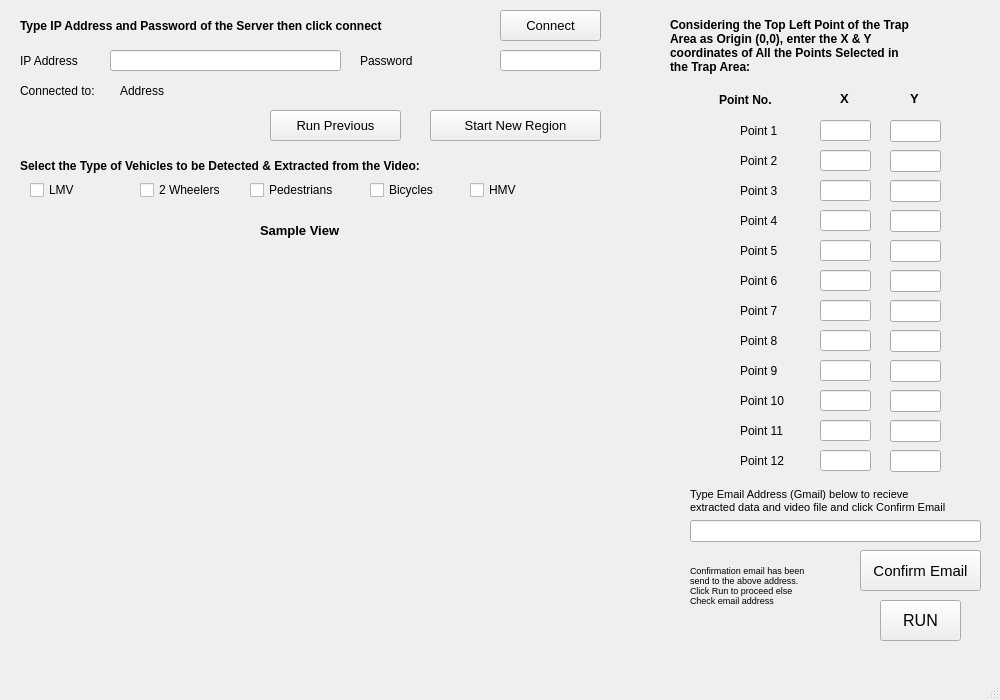
<?xml version="1.0" encoding="UTF-8"?>
<ui version="4.0">
 <class>MainWindow</class>
 <widget class="QMainWindow" name="MainWindow">
  <property name="geometry">
   <rect>
    <x>0</x>
    <y>0</y>
    <width>1000</width>
    <height>700</height>
   </rect>
  </property>
  <property name="minimumSize">
   <size>
    <width>1000</width>
    <height>700</height>
   </size>
  </property>
  <property name="maximumSize">
   <size>
    <width>1000</width>
    <height>700</height>
   </size>
  </property>
  <property name="sizeIncrement">
   <size>
    <width>4</width>
    <height>4</height>
   </size>
  </property>
  <property name="baseSize">
   <size>
    <width>4</width>
    <height>4</height>
   </size>
  </property>
  <property name="windowTitle">
   <string>MainWindow</string>
  </property>
  <widget class="QWidget" name="centralwidget">
   <widget class="QLineEdit" name="Y3">
    <property name="geometry">
     <rect>
      <x>890</x>
      <y>180</y>
      <width>51</width>
      <height>22</height>
     </rect>
    </property>
   </widget>
   <widget class="QLabel" name="label_2">
    <property name="geometry">
     <rect>
      <x>260</x>
      <y>220</y>
      <width>121</width>
      <height>20</height>
     </rect>
    </property>
    <property name="font">
     <font>
      <pointsize>10</pointsize>
      <weight>75</weight>
      <bold>true</bold>
     </font>
    </property>
    <property name="text">
     <string>Sample View </string>
    </property>
   </widget>
   <widget class="QLabel" name="label_10">
    <property name="geometry">
     <rect>
      <x>690</x>
      <y>480</y>
      <width>301</width>
      <height>41</height>
     </rect>
    </property>
    <property name="font">
     <font>
      <pointsize>8</pointsize>
     </font>
    </property>
    <property name="text">
     <string>Type Email Address (Gmail) below to recieve 
extracted data and video file and click Confirm Email</string>
    </property>
   </widget>
   <widget class="QLabel" name="p_2">
    <property name="geometry">
     <rect>
      <x>740</x>
      <y>150</y>
      <width>51</width>
      <height>21</height>
     </rect>
    </property>
    <property name="font">
     <font>
      <pointsize>9</pointsize>
     </font>
    </property>
    <property name="text">
     <string>Point 2</string>
    </property>
   </widget>
   <widget class="QLineEdit" name="Y10">
    <property name="geometry">
     <rect>
      <x>890</x>
      <y>390</y>
      <width>51</width>
      <height>22</height>
     </rect>
    </property>
   </widget>
   <widget class="QPushButton" name="DoneButton">
    <property name="geometry">
     <rect>
      <x>880</x>
      <y>600</y>
      <width>81</width>
      <height>41</height>
     </rect>
    </property>
    <property name="font">
     <font>
      <pointsize>12</pointsize>
     </font>
    </property>
    <property name="text">
     <string>RUN</string>
    </property>
   </widget>
   <widget class="QLineEdit" name="Y11">
    <property name="geometry">
     <rect>
      <x>890</x>
      <y>420</y>
      <width>51</width>
      <height>22</height>
     </rect>
    </property>
   </widget>
   <widget class="QLabel" name="label_18">
    <property name="geometry">
     <rect>
      <x>20</x>
      <y>150</y>
      <width>541</width>
      <height>31</height>
     </rect>
    </property>
    <property name="font">
     <font>
      <pointsize>9</pointsize>
      <weight>75</weight>
      <bold>true</bold>
     </font>
    </property>
    <property name="text">
     <string>Select the Type of Vehicles to be Detected &amp; Extracted from the Video:</string>
    </property>
   </widget>
   <widget class="QLabel" name="label_8">
    <property name="geometry">
     <rect>
      <x>719</x>
      <y>90</y>
      <width>71</width>
      <height>20</height>
     </rect>
    </property>
    <property name="font">
     <font>
      <pointsize>9</pointsize>
      <weight>75</weight>
      <bold>true</bold>
     </font>
    </property>
    <property name="text">
     <string>Point No.</string>
    </property>
   </widget>
   <widget class="QLineEdit" name="Y12">
    <property name="geometry">
     <rect>
      <x>890</x>
      <y>450</y>
      <width>51</width>
      <height>22</height>
     </rect>
    </property>
   </widget>
   <widget class="QLabel" name="pathlabel">
    <property name="geometry">
     <rect>
      <x>20</x>
      <y>10</y>
      <width>461</width>
      <height>31</height>
     </rect>
    </property>
    <property name="font">
     <font>
      <pointsize>9</pointsize>
      <weight>75</weight>
      <bold>true</bold>
     </font>
    </property>
    <property name="text">
     <string>Type IP Address and Password of the Server then click connect</string>
    </property>
   </widget>
   <widget class="QLineEdit" name="X1">
    <property name="geometry">
     <rect>
      <x>820</x>
      <y>120</y>
      <width>51</width>
      <height>21</height>
     </rect>
    </property>
   </widget>
   <widget class="QLabel" name="p_5">
    <property name="geometry">
     <rect>
      <x>740</x>
      <y>300</y>
      <width>51</width>
      <height>21</height>
     </rect>
    </property>
    <property name="font">
     <font>
      <pointsize>9</pointsize>
     </font>
    </property>
    <property name="text">
     <string>Point 7</string>
    </property>
   </widget>
   <widget class="QLineEdit" name="Y1">
    <property name="geometry">
     <rect>
      <x>890</x>
      <y>120</y>
      <width>51</width>
      <height>22</height>
     </rect>
    </property>
   </widget>
   <widget class="QLineEdit" name="X7">
    <property name="geometry">
     <rect>
      <x>820</x>
      <y>300</y>
      <width>51</width>
      <height>21</height>
     </rect>
    </property>
   </widget>
   <widget class="QLabel" name="p_12">
    <property name="geometry">
     <rect>
      <x>740</x>
      <y>390</y>
      <width>51</width>
      <height>21</height>
     </rect>
    </property>
    <property name="font">
     <font>
      <pointsize>9</pointsize>
     </font>
    </property>
    <property name="text">
     <string>Point 10</string>
    </property>
   </widget>
   <widget class="QLineEdit" name="Y4">
    <property name="geometry">
     <rect>
      <x>890</x>
      <y>210</y>
      <width>51</width>
      <height>22</height>
     </rect>
    </property>
   </widget>
   <widget class="QLineEdit" name="Y5">
    <property name="geometry">
     <rect>
      <x>890</x>
      <y>240</y>
      <width>51</width>
      <height>22</height>
     </rect>
    </property>
   </widget>
   <widget class="QLabel" name="label_9">
    <property name="geometry">
     <rect>
      <x>910</x>
      <y>90</y>
      <width>16</width>
      <height>16</height>
     </rect>
    </property>
    <property name="font">
     <font>
      <pointsize>10</pointsize>
      <weight>75</weight>
      <bold>true</bold>
     </font>
    </property>
    <property name="text">
     <string>Y</string>
    </property>
   </widget>
   <widget class="QLabel" name="label">
    <property name="geometry">
     <rect>
      <x>20</x>
      <y>250</y>
      <width>651</width>
      <height>391</height>
     </rect>
    </property>
    <property name="cursor">
     <cursorShape>CrossCursor</cursorShape>
    </property>
    <property name="mouseTracking">
     <bool>false</bool>
    </property>
    <property name="text">
     <string/>
    </property>
    <property name="pixmap">
     <pixmap>../../../testing_video/scale_2.jpeg</pixmap>
    </property>
    <property name="scaledContents">
     <bool>true</bool>
    </property>
   </widget>
   <widget class="QPushButton" name="Browse_but">
    <property name="geometry">
     <rect>
      <x>500</x>
      <y>10</y>
      <width>101</width>
      <height>31</height>
     </rect>
    </property>
    <property name="font">
     <font>
      <pointsize>10</pointsize>
     </font>
    </property>
    <property name="text">
     <string>Connect</string>
    </property>
   </widget>
   <widget class="QLineEdit" name="X10">
    <property name="geometry">
     <rect>
      <x>820</x>
      <y>390</y>
      <width>51</width>
      <height>21</height>
     </rect>
    </property>
   </widget>
   <widget class="QLabel" name="p_1">
    <property name="geometry">
     <rect>
      <x>740</x>
      <y>120</y>
      <width>51</width>
      <height>21</height>
     </rect>
    </property>
    <property name="font">
     <font>
      <pointsize>9</pointsize>
     </font>
    </property>
    <property name="text">
     <string>Point 1</string>
    </property>
   </widget>
   <widget class="QLineEdit" name="X6">
    <property name="geometry">
     <rect>
      <x>820</x>
      <y>270</y>
      <width>51</width>
      <height>21</height>
     </rect>
    </property>
   </widget>
   <widget class="QLabel" name="p_3">
    <property name="geometry">
     <rect>
      <x>740</x>
      <y>180</y>
      <width>51</width>
      <height>21</height>
     </rect>
    </property>
    <property name="font">
     <font>
      <pointsize>9</pointsize>
     </font>
    </property>
    <property name="text">
     <string>Point 3</string>
    </property>
   </widget>
   <widget class="QLineEdit" name="X9">
    <property name="geometry">
     <rect>
      <x>820</x>
      <y>360</y>
      <width>51</width>
      <height>21</height>
     </rect>
    </property>
   </widget>
   <widget class="QLabel" name="p_9">
    <property name="geometry">
     <rect>
      <x>740</x>
      <y>420</y>
      <width>51</width>
      <height>21</height>
     </rect>
    </property>
    <property name="font">
     <font>
      <pointsize>9</pointsize>
     </font>
    </property>
    <property name="text">
     <string>Point 11</string>
    </property>
   </widget>
   <widget class="QLineEdit" name="Y6">
    <property name="geometry">
     <rect>
      <x>890</x>
      <y>270</y>
      <width>51</width>
      <height>22</height>
     </rect>
    </property>
   </widget>
   <widget class="QLabel" name="p_7">
    <property name="geometry">
     <rect>
      <x>740</x>
      <y>240</y>
      <width>51</width>
      <height>21</height>
     </rect>
    </property>
    <property name="font">
     <font>
      <pointsize>9</pointsize>
     </font>
    </property>
    <property name="text">
     <string>Point 5</string>
    </property>
   </widget>
   <widget class="QCheckBox" name="checkBox_HMV">
    <property name="geometry">
     <rect>
      <x>470</x>
      <y>180</y>
      <width>61</width>
      <height>20</height>
     </rect>
    </property>
    <property name="font">
     <font>
      <pointsize>9</pointsize>
     </font>
    </property>
    <property name="text">
     <string>HMV</string>
    </property>
   </widget>
   <widget class="QLineEdit" name="X12">
    <property name="geometry">
     <rect>
      <x>820</x>
      <y>450</y>
      <width>51</width>
      <height>21</height>
     </rect>
    </property>
   </widget>
   <widget class="QLabel" name="p_6">
    <property name="geometry">
     <rect>
      <x>740</x>
      <y>330</y>
      <width>51</width>
      <height>21</height>
     </rect>
    </property>
    <property name="font">
     <font>
      <pointsize>9</pointsize>
     </font>
    </property>
    <property name="text">
     <string>Point 8</string>
    </property>
   </widget>
   <widget class="QLineEdit" name="Y7">
    <property name="geometry">
     <rect>
      <x>890</x>
      <y>300</y>
      <width>51</width>
      <height>22</height>
     </rect>
    </property>
   </widget>
   <widget class="QCheckBox" name="checkBox_2W">
    <property name="geometry">
     <rect>
      <x>140</x>
      <y>180</y>
      <width>101</width>
      <height>20</height>
     </rect>
    </property>
    <property name="font">
     <font>
      <pointsize>9</pointsize>
     </font>
    </property>
    <property name="text">
     <string>2 Wheelers</string>
    </property>
   </widget>
   <widget class="QLabel" name="label_15">
    <property name="geometry">
     <rect>
      <x>20</x>
      <y>80</y>
      <width>91</width>
      <height>21</height>
     </rect>
    </property>
    <property name="font">
     <font>
      <pointsize>9</pointsize>
      <weight>50</weight>
      <bold>false</bold>
     </font>
    </property>
    <property name="text">
     <string>Connected to:</string>
    </property>
   </widget>
   <widget class="QCheckBox" name="checkBox_Pedestrians">
    <property name="geometry">
     <rect>
      <x>250</x>
      <y>180</y>
      <width>101</width>
      <height>20</height>
     </rect>
    </property>
    <property name="font">
     <font>
      <pointsize>9</pointsize>
     </font>
    </property>
    <property name="text">
     <string>Pedestrians</string>
    </property>
   </widget>
   <widget class="QLabel" name="x_val">
    <property name="geometry">
     <rect>
      <x>840</x>
      <y>90</y>
      <width>21</width>
      <height>16</height>
     </rect>
    </property>
    <property name="font">
     <font>
      <pointsize>10</pointsize>
      <weight>75</weight>
      <bold>true</bold>
     </font>
    </property>
    <property name="text">
     <string>X</string>
    </property>
   </widget>
   <widget class="QLabel" name="p_10">
    <property name="geometry">
     <rect>
      <x>740</x>
      <y>450</y>
      <width>51</width>
      <height>21</height>
     </rect>
    </property>
    <property name="font">
     <font>
      <pointsize>9</pointsize>
     </font>
    </property>
    <property name="text">
     <string>Point 12</string>
    </property>
   </widget>
   <widget class="QLineEdit" name="Y9">
    <property name="geometry">
     <rect>
      <x>890</x>
      <y>360</y>
      <width>51</width>
      <height>22</height>
     </rect>
    </property>
   </widget>
   <widget class="QLineEdit" name="X3">
    <property name="geometry">
     <rect>
      <x>820</x>
      <y>180</y>
      <width>51</width>
      <height>21</height>
     </rect>
    </property>
   </widget>
   <widget class="QLineEdit" name="X4">
    <property name="geometry">
     <rect>
      <x>820</x>
      <y>210</y>
      <width>51</width>
      <height>21</height>
     </rect>
    </property>
   </widget>
   <widget class="QLabel" name="label_13">
    <property name="geometry">
     <rect>
      <x>690</x>
      <y>550</y>
      <width>161</width>
      <height>71</height>
     </rect>
    </property>
    <property name="font">
     <font>
      <pointsize>7</pointsize>
     </font>
    </property>
    <property name="text">
     <string>Confirmation email has been 
send to the above address. 
Click Run to proceed else 
Check email address</string>
    </property>
   </widget>
   <widget class="QLineEdit" name="X8">
    <property name="geometry">
     <rect>
      <x>820</x>
      <y>330</y>
      <width>51</width>
      <height>21</height>
     </rect>
    </property>
   </widget>
   <widget class="QLineEdit" name="saveEdit">
    <property name="geometry">
     <rect>
      <x>690</x>
      <y>520</y>
      <width>291</width>
      <height>22</height>
     </rect>
    </property>
   </widget>
   <widget class="QLabel" name="p_11">
    <property name="geometry">
     <rect>
      <x>740</x>
      <y>360</y>
      <width>51</width>
      <height>21</height>
     </rect>
    </property>
    <property name="font">
     <font>
      <pointsize>9</pointsize>
     </font>
    </property>
    <property name="text">
     <string>Point 9</string>
    </property>
   </widget>
   <widget class="QLineEdit" name="X11">
    <property name="geometry">
     <rect>
      <x>820</x>
      <y>420</y>
      <width>51</width>
      <height>21</height>
     </rect>
    </property>
   </widget>
   <widget class="QLabel" name="p_4">
    <property name="geometry">
     <rect>
      <x>740</x>
      <y>210</y>
      <width>51</width>
      <height>21</height>
     </rect>
    </property>
    <property name="font">
     <font>
      <pointsize>9</pointsize>
     </font>
    </property>
    <property name="text">
     <string>Point 4</string>
    </property>
   </widget>
   <widget class="QCheckBox" name="checkBox_Bicycle">
    <property name="geometry">
     <rect>
      <x>370</x>
      <y>180</y>
      <width>81</width>
      <height>20</height>
     </rect>
    </property>
    <property name="font">
     <font>
      <pointsize>9</pointsize>
     </font>
    </property>
    <property name="text">
     <string>Bicycles</string>
    </property>
   </widget>
   <widget class="QLabel" name="p_8">
    <property name="geometry">
     <rect>
      <x>740</x>
      <y>270</y>
      <width>51</width>
      <height>21</height>
     </rect>
    </property>
    <property name="font">
     <font>
      <pointsize>9</pointsize>
     </font>
    </property>
    <property name="text">
     <string>Point 6</string>
    </property>
   </widget>
   <widget class="QCheckBox" name="checkBox_Lmv">
    <property name="geometry">
     <rect>
      <x>30</x>
      <y>180</y>
      <width>71</width>
      <height>20</height>
     </rect>
    </property>
    <property name="font">
     <font>
      <pointsize>9</pointsize>
     </font>
    </property>
    <property name="text">
     <string>LMV</string>
    </property>
   </widget>
   <widget class="QLabel" name="label_19">
    <property name="geometry">
     <rect>
      <x>670</x>
      <y>0</y>
      <width>331</width>
      <height>91</height>
     </rect>
    </property>
    <property name="font">
     <font>
      <pointsize>9</pointsize>
      <weight>75</weight>
      <bold>true</bold>
     </font>
    </property>
    <property name="text">
     <string>Considering the Top Left Point of the Trap
Area as Origin (0,0), enter the X &amp; Y
coordinates of All the Points Selected in
the Trap Area:</string>
    </property>
   </widget>
   <widget class="QLabel" name="Display_path">
    <property name="geometry">
     <rect>
      <x>120</x>
      <y>80</y>
      <width>301</width>
      <height>21</height>
     </rect>
    </property>
    <property name="font">
     <font>
      <pointsize>9</pointsize>
     </font>
    </property>
    <property name="text">
     <string>Address</string>
    </property>
   </widget>
   <widget class="QLineEdit" name="X2">
    <property name="geometry">
     <rect>
      <x>820</x>
      <y>150</y>
      <width>51</width>
      <height>21</height>
     </rect>
    </property>
   </widget>
   <widget class="QLineEdit" name="X5">
    <property name="geometry">
     <rect>
      <x>820</x>
      <y>240</y>
      <width>51</width>
      <height>21</height>
     </rect>
    </property>
   </widget>
   <widget class="QLineEdit" name="Y2">
    <property name="geometry">
     <rect>
      <x>890</x>
      <y>150</y>
      <width>51</width>
      <height>22</height>
     </rect>
    </property>
   </widget>
   <widget class="QLineEdit" name="Y8">
    <property name="geometry">
     <rect>
      <x>890</x>
      <y>330</y>
      <width>51</width>
      <height>22</height>
     </rect>
    </property>
   </widget>
   <widget class="QLineEdit" name="X1_2">
    <property name="geometry">
     <rect>
      <x>110</x>
      <y>50</y>
      <width>231</width>
      <height>21</height>
     </rect>
    </property>
   </widget>
   <widget class="QLabel" name="label_16">
    <property name="geometry">
     <rect>
      <x>20</x>
      <y>50</y>
      <width>81</width>
      <height>21</height>
     </rect>
    </property>
    <property name="font">
     <font>
      <pointsize>9</pointsize>
      <weight>50</weight>
      <bold>false</bold>
     </font>
    </property>
    <property name="text">
     <string>IP Address </string>
    </property>
   </widget>
   <widget class="QLabel" name="label_17">
    <property name="geometry">
     <rect>
      <x>360</x>
      <y>50</y>
      <width>81</width>
      <height>21</height>
     </rect>
    </property>
    <property name="font">
     <font>
      <pointsize>9</pointsize>
      <weight>50</weight>
      <bold>false</bold>
     </font>
    </property>
    <property name="text">
     <string>Password</string>
    </property>
   </widget>
   <widget class="QLineEdit" name="X1_3">
    <property name="geometry">
     <rect>
      <x>500</x>
      <y>50</y>
      <width>101</width>
      <height>21</height>
     </rect>
    </property>
   </widget>
   <widget class="QPushButton" name="Browse_but_2">
    <property name="geometry">
     <rect>
      <x>430</x>
      <y>110</y>
      <width>171</width>
      <height>31</height>
     </rect>
    </property>
    <property name="font">
     <font>
      <pointsize>10</pointsize>
     </font>
    </property>
    <property name="text">
     <string>Start New Region</string>
    </property>
   </widget>
   <widget class="QPushButton" name="Browse_but_3">
    <property name="geometry">
     <rect>
      <x>270</x>
      <y>110</y>
      <width>131</width>
      <height>31</height>
     </rect>
    </property>
    <property name="font">
     <font>
      <pointsize>10</pointsize>
     </font>
    </property>
    <property name="text">
     <string>Run Previous</string>
    </property>
   </widget>
   <widget class="QPushButton" name="DoneButton_2">
    <property name="geometry">
     <rect>
      <x>860</x>
      <y>550</y>
      <width>121</width>
      <height>41</height>
     </rect>
    </property>
    <property name="font">
     <font>
      <pointsize>11</pointsize>
     </font>
    </property>
    <property name="text">
     <string>Confirm Email</string>
    </property>
   </widget>
  </widget>
  <widget class="QMenuBar" name="menubar">
   <property name="geometry">
    <rect>
     <x>0</x>
     <y>0</y>
     <width>1000</width>
     <height>26</height>
    </rect>
   </property>
  </widget>
  <widget class="QStatusBar" name="statusbar"/>
 </widget>
 <resources/>
 <connections/>
</ui>
